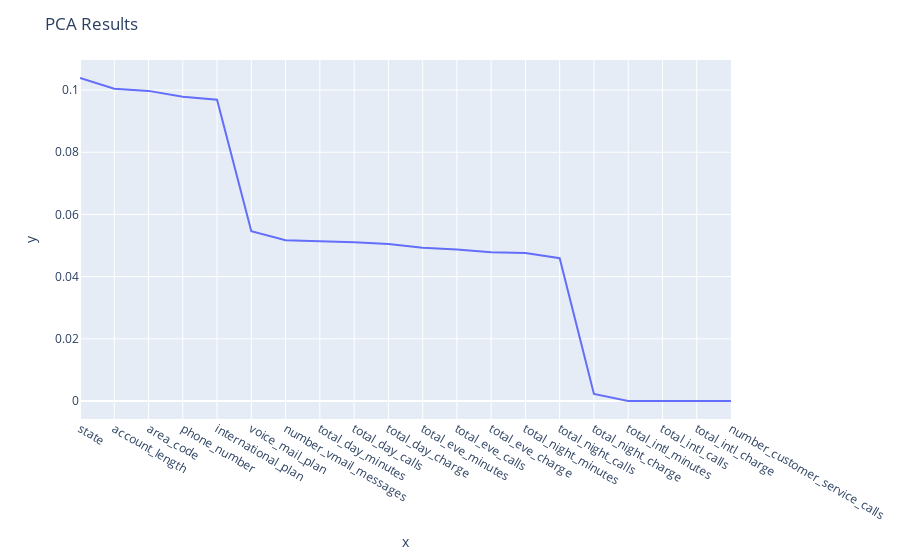

Notebook code cell kept with this figure:
### Markdown cell above
### 2.3 PCA vs RFE
#### PCA 
<b>Rule of thumb</b>: correlations should be > 30%. In our case all the correlations are less than 10%, therefore it will not work properly. Let's try to run it and see the results.

#### RFE

### Code cell
print('\t\tOverall Correlation')
print(np.mean(telecom_df.corr()))

scaler = StandardScaler()
normalized_X_train = scaler.fit_transform(X_train)
normalized_X_test = scaler.fit_transform(X_test)

vis.get_pca_results(normalized_X_train, X.columns)

### Figure 1 — Plotly figure (JSON) as saved in the notebook; plotly's stock layout.template omitted (floating-point values rounded to 4 significant figures)
{"data": [{"hovertemplate": "x=%{x}<br>y=%{y}<extra></extra>", "legendgroup": "", "line": {"color": "#636efa", "dash": "solid"}, "mode": "lines", "name": "", "orientation": "v", "showlegend": false, "type": "scatter", "x": [0, 1, 2, 3, 4, 5, 6, 7, 8, 9, 10, 11, 12, 13, 14, 15, 16, 17, 18, 19], "xaxis": "x", "y": [0.1039, 0.1004, 0.09975, 0.09789, 0.09693, 0.05463, 0.0517, 0.05145, 0.05109, 0.05052, 0.04932, 0.0487, 0.04786, 0.0476, 0.04595, 0.00226, 3.557e-07, 3.962e-08, 1.075e-08, 2.488e-09], "yaxis": "y"}], "layout": {"legend": {"tracegroupgap": 0}, "margin": {"t": 60}, "title": {"text": "PCA Results"}, "xaxis": {"anchor": "y", "domain": [0.0, 1.0], "tickmode": "array", "ticktext": ["state", "account_length", "area_code", "phone_number", "international_plan", "voice_mail_plan", "number_vmail_messages", "total_day_minutes", "total_day_calls", "total_day_charge", "total_eve_minutes", "total_eve_calls", "total_eve_charge", "total_night_minutes", "total_night_calls", "total_night_charge", "total_intl_minutes", "total_intl_calls", "total_intl_charge", "number_customer_service_calls"], "tickvals": [0, 1, 2, 3, 4, 5, 6, 7, 8, 9, 10, 11, 12, 13, 14, 15, 16, 17, 18, 19], "title": {"text": "x"}}, "yaxis": {"anchor": "x", "domain": [0.0, 1.0], "title": {"text": "y"}}}}
